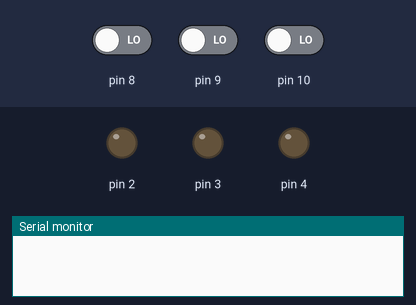
Recording of a sketch running on a simulated Arduino Uno, built with avr-gcc and run on an emulated ATmega328P. Shown: output pins drawn as LEDs (lit = HIGH), the last lines printed to the serial monitor. The test bench sets the inputs (shaded band); at power-on: pin 8 LOW, pin 9 LOW, pin 10 LOW.

Above: at 1.2 s.
1.3 s: pin 8 driven HIGH
At 1.8 s:
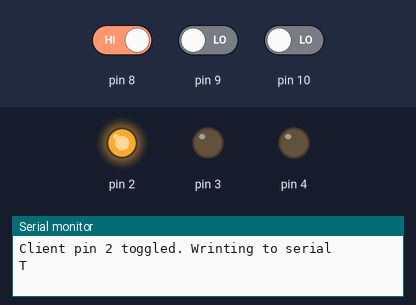
2.8 s: pin 8 driven LOW and pin 9 driven HIGH
At 4.0 s:
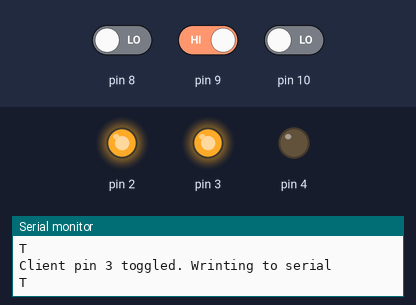
4.3 s: pin 9 driven LOW and pin 10 driven HIGH
At 5.3 s:
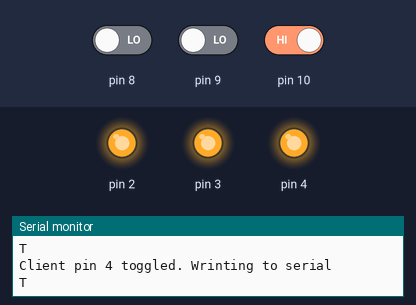
Timing chart, 0 to 7.3 s (numbered marks = the images above; inputs shaded):
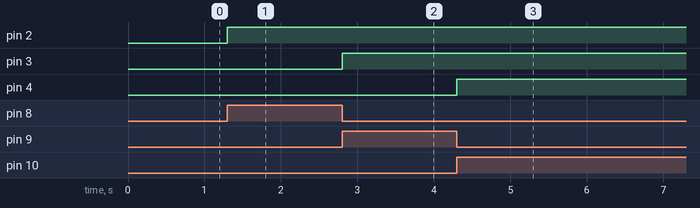

Measured:
- after the input at 1.3 s, pin 2: LOW → HIGH at once
- after the input at 2.8 s, pin 3: LOW → HIGH at once
- after the input at 4.3 s, pin 4: LOW → HIGH at once

The sketch:

main.ino
```cpp
/**
 * Server
 * It is intended to run on the Arduino platform, therefore it relies on specific library functions
 */


#define CLIENT_1_IN 	8		// Client 1 button
#define CLIENT_2_IN 	9		// Client 2 button
#define CLIENT_3_IN 	10		// Client 3 button
#define CS_1			2		// Client 1 Chip Select
#define CS_2			3		// Client 2 Chip Select
#define CS_3			4		// Client 3 Chip Select
#define TOGGLE_LED_CMD	"T"		// Serial Command

class Client {

  private:
  	int csPin;
  	int inputPin;
    int cs = 0;
    int wasPressed = 0;

  void logToggled() {
  	Serial.print("Client pin ");
    Serial.print(csPin);
    Serial.println(" toggled. Wrinting to serial");
  }

  void initialize() {
    pinMode(inputPin, INPUT);
    pinMode(csPin, OUTPUT);
  }

  public:
  Client(int input, int cs) {
  	csPin = cs;
    inputPin = input;

    initialize();
  }

  void execute() {
    int in;

    while(digitalRead(inputPin) && wasPressed) {}

    in = digitalRead(inputPin);
    wasPressed = 0;

    if (in) {
      wasPressed = 1;
      cs = !cs;
      logToggled();
      digitalWrite(csPin, cs);
      Serial.println(TOGGLE_LED_CMD);
    }
  }
};

#define CLIENTS_LEN 3
Client clients[] = {
  Client(CLIENT_1_IN, CS_1),
  Client(CLIENT_2_IN, CS_2),
  Client(CLIENT_3_IN, CS_3)
};

void setup() {
  // Client pins are defined at construction
  Serial.begin(9600);
}

void loop() {
  for(int i = 0; i < CLIENTS_LEN; i++) {
    clients[i].execute();
  }
}
```
